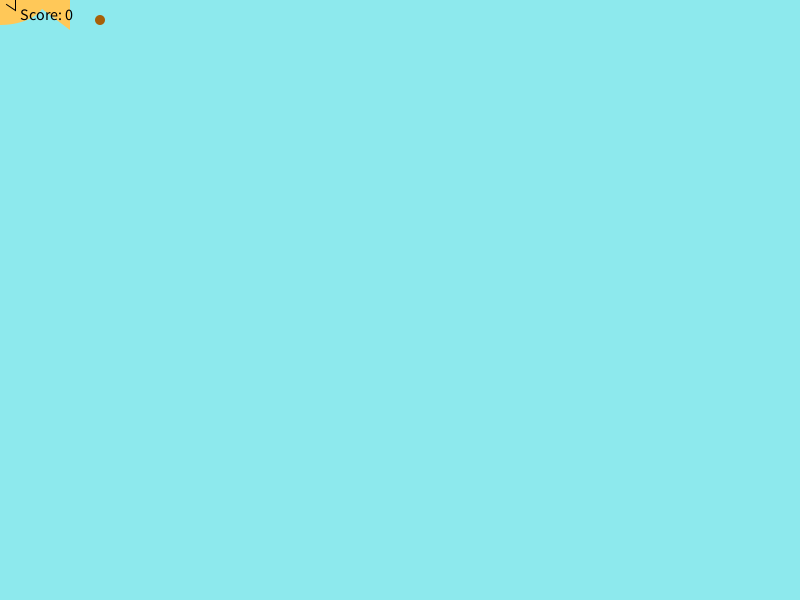
Frame 1 (no input)
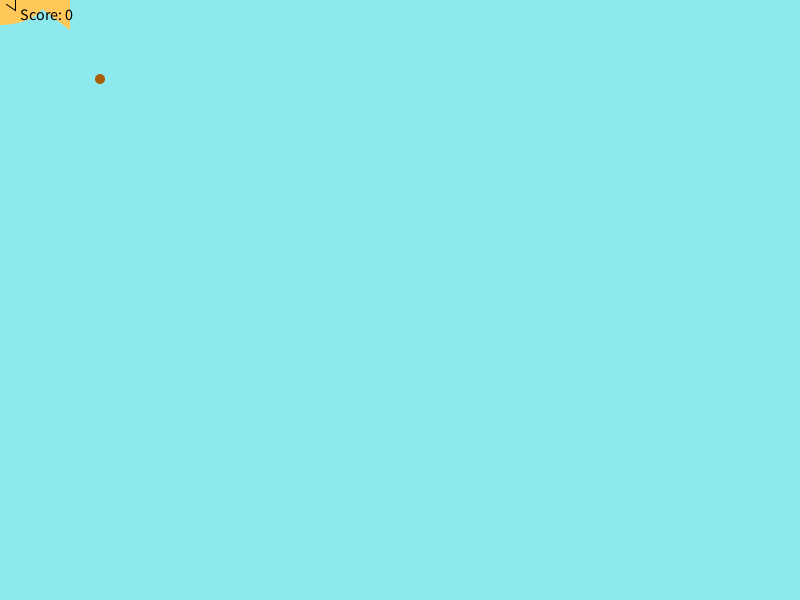
Frame 60 (the mouse pressed at the canvas centre just before this capture)
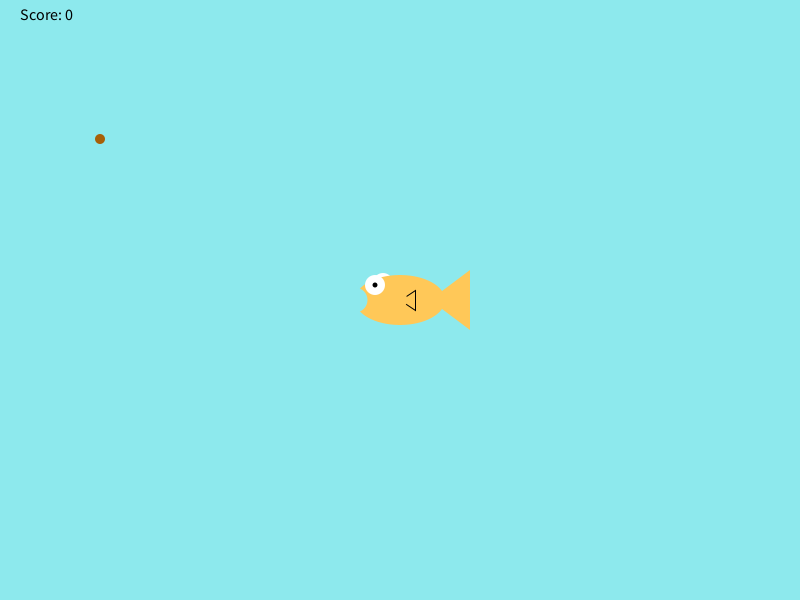
Frame 120 (the mouse held since frame 60 and released just before this capture)

The Processing sketch that drew these frames (run headless with seeded random() and noise(); from frame 60 on, the mouse is pressed at the canvas centre):

// Processing sketch: FishFeeder
// ── FishFeeder.pde
int foodX = 100;
int foodY = 20;
int score = 0;
void setup(){
  size(800,600);
}
void drawFish(){
 noStroke();
  fill(255,255,255);
  ellipse(mouseX-17,mouseY-17,20,20); //back side eye
  fill(255,200,88);
  ellipse(mouseX, mouseY, 90,50); //body
  triangle(mouseX+30,mouseY,mouseX+70,mouseY+30,mouseX+70,mouseY-30); //tail
  stroke(0);
  triangle(mouseX,mouseY,mouseX+15,mouseY+10,mouseX+15,mouseY-10); //side fin
  noStroke();
  fill(255,200,88);
  ellipse(mouseX,mouseY,15,15); //side fin cover
  noStroke();
  fill(255,255,255);
  ellipse(mouseX-25,mouseY-15,20,20); //front eye
  fill(0,0,0);
  ellipse(mouseX-25,mouseY-15,5,5); //pupil
  fill(141,233,237);
  ellipse(mouseX-45, mouseY, 25,25); //mouth 
}
void draw(){
  background(141,233,237);
  fill(167,96,8);
  noStroke();
  ellipse(foodX, foodY, 10, 10);
  foodY++;
  if(foodY>600){
   foodY=20;
  }
  drawFish();
  checkCatch(foodX, foodY);
  fill(0,0,0);
  textSize(16);
  text("Score: " +score, 20, 20);
  if(score>=20){
   fill(0,0,0);
   textSize(50);
   text("You win!", 300,300);
   foodY=-200;
  }
}
void checkCatch(int x, int y){
  if(x > mouseX-10&& x<mouseX+10){
  if(y > mouseY-10 && y< mouseY+10){
    score++;
    foodY=20; //if the food was eaten, make more food fall from the top
    foodX = (int) random(width-20);
  }
  }
  else if(foodY>600 && score>0){
    score--;
  }
}
